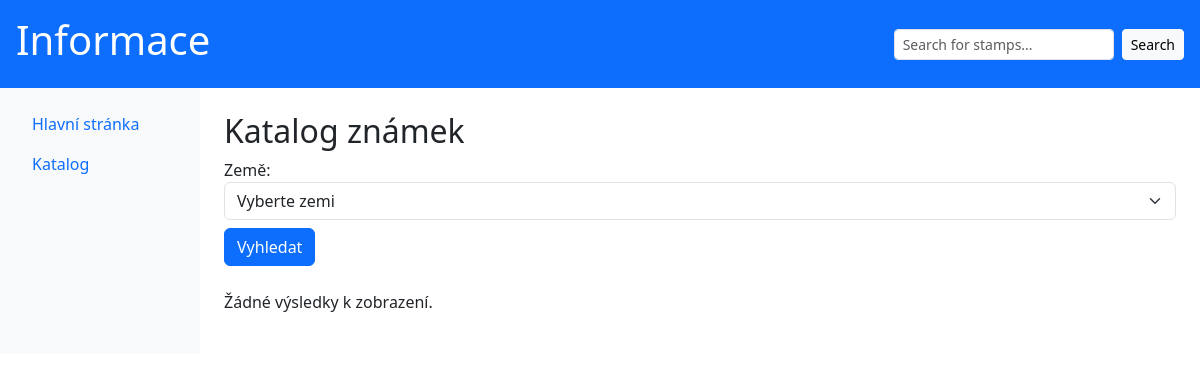
/catalog/Austria, run on an earlier commit of the app's database.
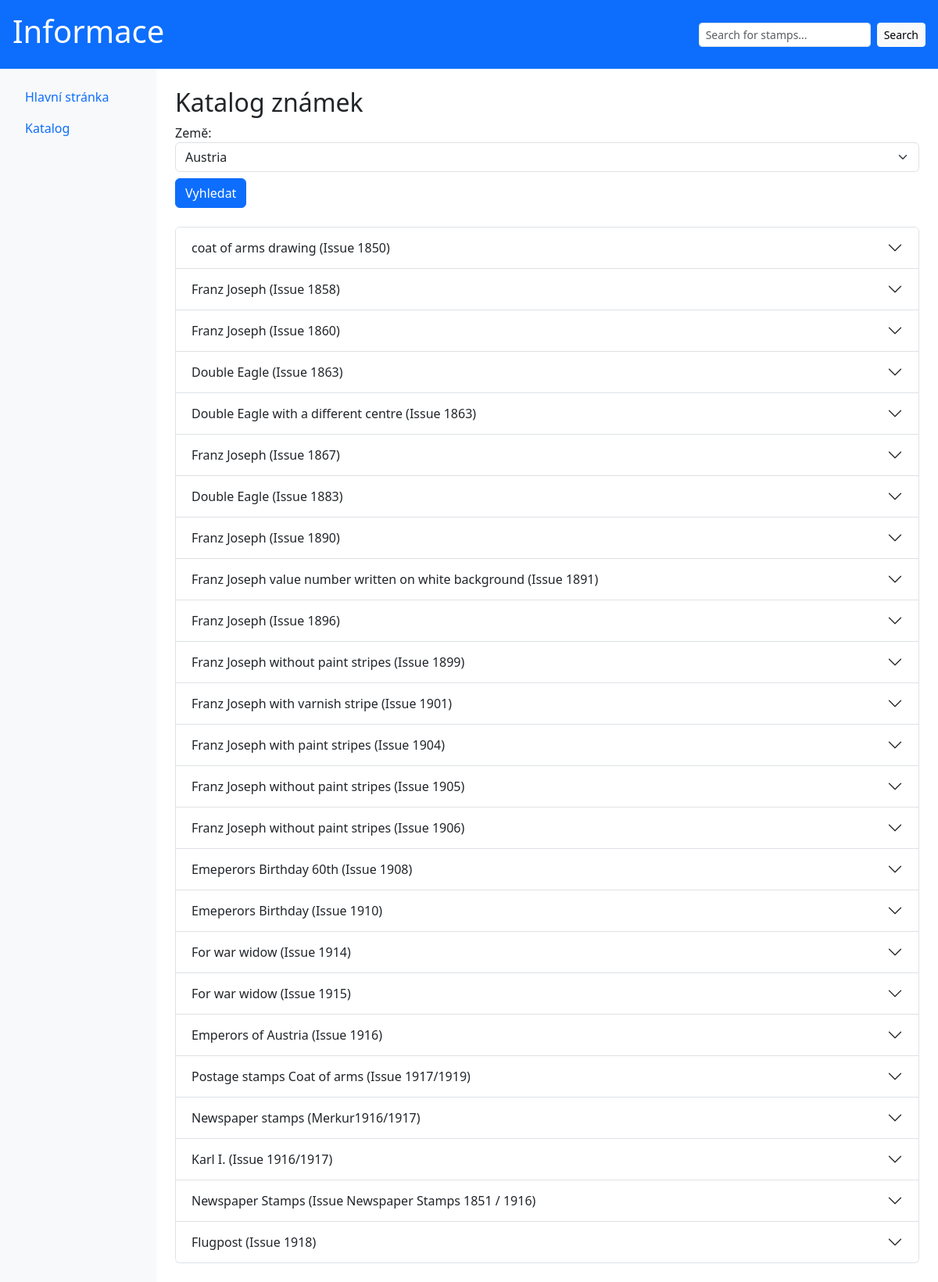
And on a later commit of the database.
### shared/db/models.py (models this page shows)
class Emission(Base):
    __tablename__ = 'emission'
    emission_id = Column(Integer, primary_key=True)
    name = Column(String, nullable=False)
    issue_year = Column(Integer, nullable=False)
    country_id = Column(Integer, ForeignKey('country.country_id'))
    country = relationship('Country', back_populates='emissions')
    stamps = relationship('StampBase', back_populates='emission')

### backend/app/main.py (the view)
@app.get("/catalog/{country}", response_class=HTMLResponse, name="catalog")
@app.get("/catalog", response_class=HTMLResponse, name="catalog_no_country")
def catalog(request: Request, country: str = None):
    countries = crud.get_all_countries()  # Seznam všech zemí
    if country:
        emissions = crud.get_emissions_by_country(country)  # Filtr podle země
    else:
        emissions = crud.get_emissions_by_country(None)  # Pokud není země, nezobrazovat filtr
    return templates.TemplateResponse(
        "catalog.html",
        {"request": request, "countries": countries, "emissions": emissions, "selected_country": country},
    )

### shared/db/crud.py (called while the page is built)
def get_emissions_by_country(country_name):
    country = session.query(Country).filter(Country.name == country_name).first()
    if country:
        return session.query(Emission).filter(Emission.country_id == country.country_id).all()
    return []

def get_all_countries():
    return session.query(Country).all()

### backend/templates/catalog.html (shortened to what this page needs)
{% extends "base.html" %}
{% block content %}
<h2>Katalog známek</h2>
<form method="GET" action="/catalog">
    <label for="country">Země:</label>
    <select id="country" name="country" class="form-select">
        <option value="">Vyberte zemi</option>
        {% for country in countries %}
        <option value="{{ country.name }}" {% if selected_country == country.name %}selected{% endif %}>
            {{ country.name }}
        </option>
        {% endfor %}
    </select>
    <button type="submit" class="btn btn-primary mt-2">Vyhledat</button>
</form>
{% if emissions %}
<div class="accordion mt-4" id="emissionsAccordion">
    {% for emission in emissions %}
    <div class="accordion-item">
        <h2 class="accordion-header" id="heading{{ emission.emission_id }}">
            <button class="accordion-button collapsed" type="button" data-bs-toggle="collapse"
                    data-bs-target="#collapse{{ emission.emission_id }}" aria-expanded="false"
                    aria-controls="collapse{{ emission.emission_id }}">
                {{ emission.name }} ({{ emission.issue_year }})
            </button>
        </h2>
    </div>
    {% endfor %}
</div>
{% else %}
<p class="mt-4">Žádné výsledky k zobrazení.</p>
{% endif %}
{% endblock %}

### backend/templates/base.html (shortened to what this page needs)
<!DOCTYPE html>
<html lang="en">
<head>
    <link rel="stylesheet" href="/static/css/bootstrap.min.css">
</head>
<body>
    <header>
        <div class="container-fluid bg-primary text-white p-3 d-flex justify-content-between align-items-center">
            <h1>Informace</h1>
            <form action="{{ url_for('search_results') }}" method="GET" class="d-flex" style="max-width: 300px;">
                <input
                    type="text"
                    name="query"
                    class="form-control form-control-sm me-2"
                    placeholder="Search for stamps..."
                    required>
                <button type="submit" class="btn btn-light btn-sm">Search</button>
            </form>
        </div>
    </header>
    <div class="d-flex">
        <nav class="bg-light p-3" style="width: 200px;">
            <ul class="nav flex-column">
                <li class="nav-item"><a class="nav-link" href="/">Hlavní stránka</a></li>
                <li class="nav-item"><a class="nav-link" href="/catalog">Katalog</a></li>
            </ul>
        </nav>
        <main class="p-4" style="flex-grow: 1;">
            {% block content %}{% endblock %}
        </main>
    </div>
</body>
</html>

What changed in the data, as far as the page shows it:
added Emission: name "coat of arms drawing", issue_year "Issue 1850"
added Emission: name "Franz Joseph", issue_year "Issue 1858"
added Emission: name "Franz Joseph", issue_year "Issue 1860"
added Emission: name "Double Eagle", issue_year "Issue 1863"
added Emission: name "Double Eagle with a different centre", issue_year "Issue 1863"
added Emission: name "Franz Joseph", issue_year "Issue 1867"
added Emission: name "Double Eagle", issue_year "Issue 1883"
added Emission: name "Franz Joseph", issue_year "Issue 1890"
added Emission: name "Franz Joseph value number written on white background", issue_year "Issue 1891"
added Emission: name "Franz Joseph", issue_year "Issue 1896"
added Emission: name "Franz Joseph without paint stripes", issue_year "Issue 1899"
added Emission: name "Franz Joseph with varnish stripe", issue_year "Issue 1901"
added Emission: name "Franz Joseph with paint stripes", issue_year "Issue 1904"
added Emission: name "Franz Joseph without paint stripes", issue_year "Issue 1905"
added Emission: name "Franz Joseph without paint stripes", issue_year "Issue 1906"
added Emission: name "Emeperors Birthday 60th", issue_year "Issue 1908"
added Emission: name "Emeperors Birthday", issue_year "Issue 1910"
added Emission: name "For war widow", issue_year "Issue 1914"
added Emission: name "For war widow", issue_year "Issue 1915"
added Emission: name "Emperors of Austria", issue_year "Issue 1916"
added Emission: name "Postage stamps Coat of arms", issue_year "Issue 1917/1919"
added Emission: name "Newspaper stamps", issue_year "Merkur1916/1917"
added Emission: name "Karl I.", issue_year "Issue 1916/1917"
added Emission: name "Newspaper Stamps", issue_year "Issue Newspaper Stamps 1851 / 1916"
added Emission: name "Flugpost", issue_year "Issue 1918"
Also different on the page:
form field country: "Vyberte zemi" → "Austria"
text no longer shown: "Žádné výsledky k zobrazení."
